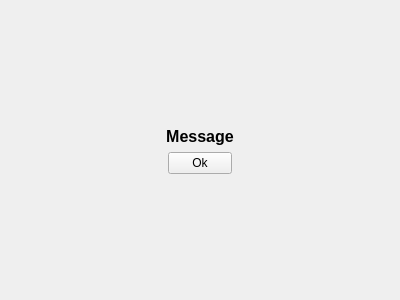
<?xml version="1.0" encoding="UTF-8"?>
<ui version="4.0">
 <class>MessageWidget</class>
 <widget class="QWidget" name="MessageWidget">
  <property name="geometry">
   <rect>
    <x>0</x>
    <y>0</y>
    <width>400</width>
    <height>300</height>
   </rect>
  </property>
  <property name="minimumSize">
   <size>
    <width>256</width>
    <height>64</height>
   </size>
  </property>
  <property name="windowTitle">
   <string>Form</string>
  </property>
  <layout class="QGridLayout" name="gridLayout">
   <item row="0" column="1">
    <spacer name="verticalSpacer_2">
     <property name="orientation">
      <enum>Qt::Vertical</enum>
     </property>
     <property name="sizeHint" stdset="0">
      <size>
       <width>20</width>
       <height>40</height>
      </size>
     </property>
    </spacer>
   </item>
   <item row="3" column="2">
    <spacer name="horizontalSpacer_2">
     <property name="orientation">
      <enum>Qt::Horizontal</enum>
     </property>
     <property name="sizeHint" stdset="0">
      <size>
       <width>20</width>
       <height>20</height>
      </size>
     </property>
    </spacer>
   </item>
   <item row="4" column="1">
    <spacer name="verticalSpacer">
     <property name="orientation">
      <enum>Qt::Vertical</enum>
     </property>
     <property name="sizeHint" stdset="0">
      <size>
       <width>20</width>
       <height>40</height>
      </size>
     </property>
    </spacer>
   </item>
   <item row="3" column="0">
    <spacer name="horizontalSpacer">
     <property name="orientation">
      <enum>Qt::Horizontal</enum>
     </property>
     <property name="sizeHint" stdset="0">
      <size>
       <width>40</width>
       <height>20</height>
      </size>
     </property>
    </spacer>
   </item>
   <item row="3" column="1">
    <widget class="QFrame" name="frame">
     <property name="minimumSize">
      <size>
       <width>256</width>
       <height>64</height>
      </size>
     </property>
     <property name="frameShape">
      <enum>QFrame::NoFrame</enum>
     </property>
     <property name="frameShadow">
      <enum>QFrame::Raised</enum>
     </property>
     <property name="lineWidth">
      <number>2</number>
     </property>
     <property name="midLineWidth">
      <number>1</number>
     </property>
     <layout class="QGridLayout" name="gridLayout_2">
      <item row="1" column="1">
       <widget class="QPushButton" name="ok_button">
        <property name="sizePolicy">
         <sizepolicy hsizetype="Preferred" vsizetype="Fixed">
          <horstretch>0</horstretch>
          <verstretch>0</verstretch>
         </sizepolicy>
        </property>
        <property name="minimumSize">
         <size>
          <width>64</width>
          <height>0</height>
         </size>
        </property>
        <property name="maximumSize">
         <size>
          <width>64</width>
          <height>16777215</height>
         </size>
        </property>
        <property name="text">
         <string>Ok</string>
        </property>
       </widget>
      </item>
      <item row="0" column="0" colspan="3">
       <widget class="QLabel" name="message_text">
        <property name="font">
         <font>
          <pointsize>12</pointsize>
          <weight>75</weight>
          <bold>true</bold>
         </font>
        </property>
        <property name="text">
         <string>Message</string>
        </property>
        <property name="alignment">
         <set>Qt::AlignCenter</set>
        </property>
       </widget>
      </item>
     </layout>
    </widget>
   </item>
  </layout>
 </widget>
 <resources/>
 <connections/>
</ui>
